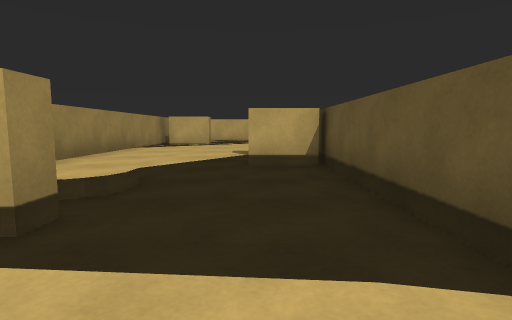
view 1 (above)

17 first-person views from a walk through a 3-D level made in the Unity game engine. The camera is 0.58 m above the floor, tilts 6° down and sees 80° across. The floor is counted in squares, 1 m on a side. Each view is taken from the middle of a square. On the plan, view 1 faces up. The plan holds only what a view shows up to about 9 squares ahead; the rest is blank. The place goes on beyond the plan. The player is left out.

view 2
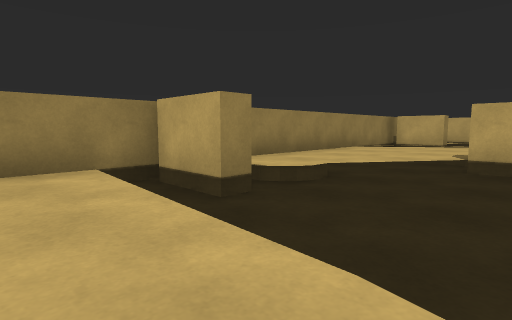

view 3
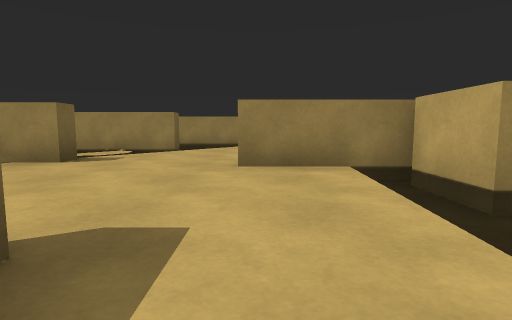

view 4
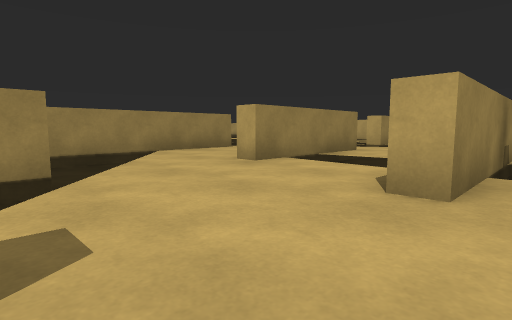

view 5
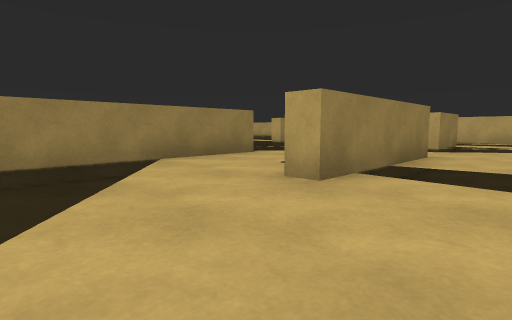

view 6
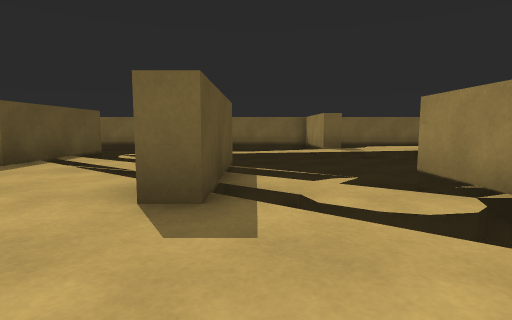

view 7
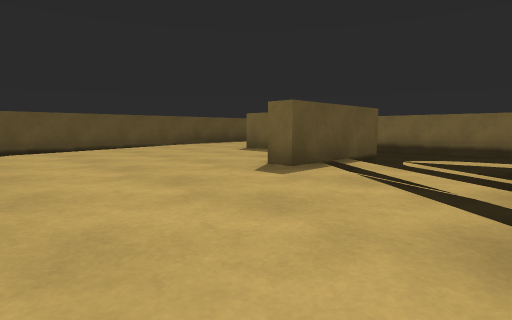

view 8
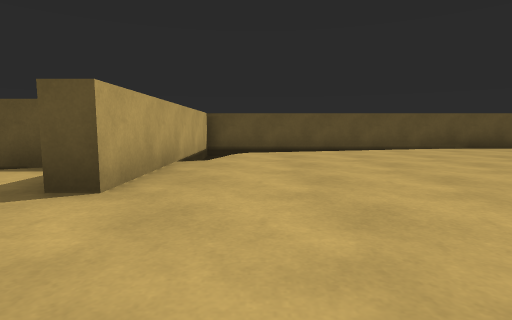

view 9
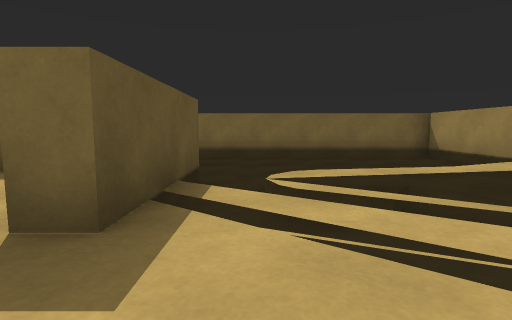

view 10
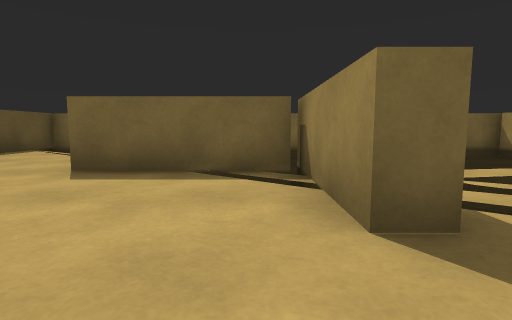

view 11
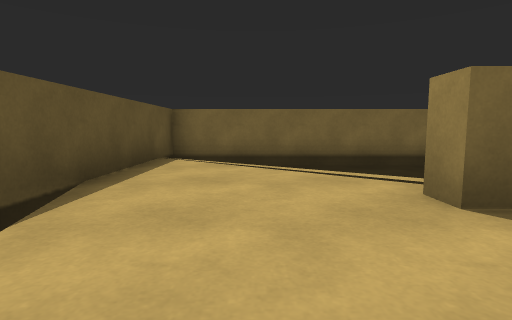

view 12
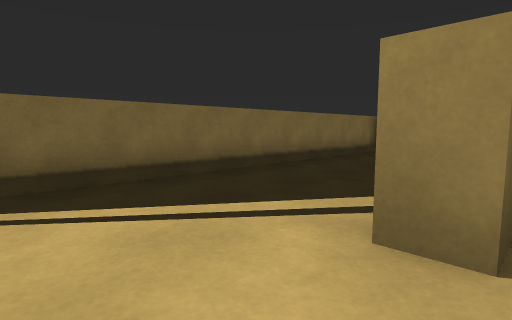

view 13
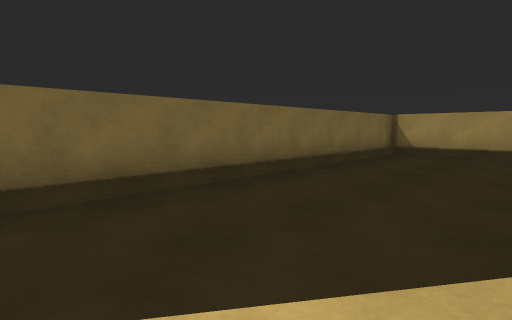

view 14
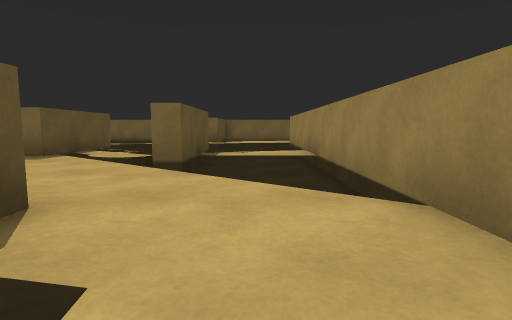

view 15
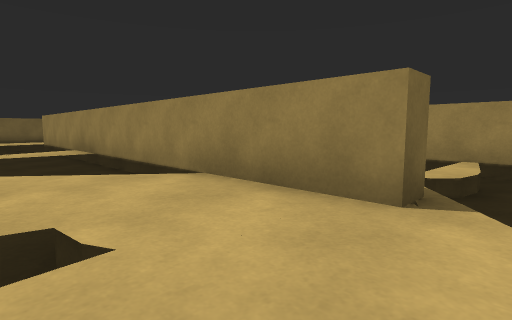

view 16
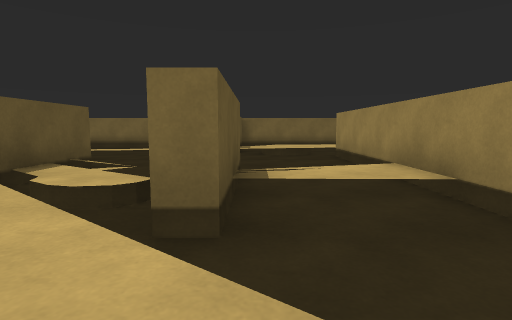

view 17
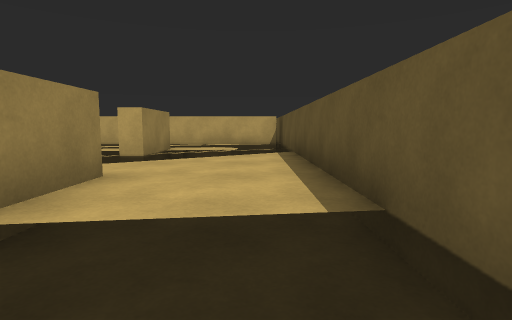

### Floor plan
Key: @ floor where view 1 was taken; # wall or solid block; x gap in a wall; . main floor; - floor 0.25 m lower than the main floor; v drop or lower ground.
Columns run from 13 left of view 1 to 6 right of it. Each row starts with its distance up from view 1.
 10     v vv # v
  9     . #.v#...
  8     v## v#....
  7      vvv.#...###
  6       ...#...vv
  5       ...#..vvv
  4 vvvv..#..#.vvvv
  3 vvx...#vv# vvvv
  2   #..v#vv##xvvv
  1   #...#..#...vv#
  0   #-.....#...@.#
 -1   #vvv.......#####
 -2    vvvv.........-vv#
 -3    #v##v.......... #
 -4    #.#####........ #
 -5   ##vvvv##v.......v#
 -6   #vvvvvv#vv#.....v#
 -7    vvvvvvv v#......#
 -8    vvvvvvvvv####...#
 -9    vv..vvvvvvv #...#
-10     .v#vvvvvvvvvv..#
-11       #vvvvvvvvvvv.#
-12       #vvvvvvvvvvv #
-13       ##############

Positions as (right, up) in squares from view 1, and headings:
1: (0, 0), facing up
2: (1, 0), facing up-left
3: (1, 0), facing left
4: (-3, -3), facing up-left
5: (-5, -2), facing up-left
6: (-5, -1), facing down
7: (-4, -2), facing down-right
8: (-3, -3), facing right
9: (-2, -4), facing down
10: (0, -4), facing down
11: (4, -6), facing down
12: (4, -8), facing down-left
13: (3, -9), facing down-left
14: (-9, 3), facing down
15: (-8, 4), facing down-left
16: (-8, 0), facing down
17: (-5, 1), facing up
